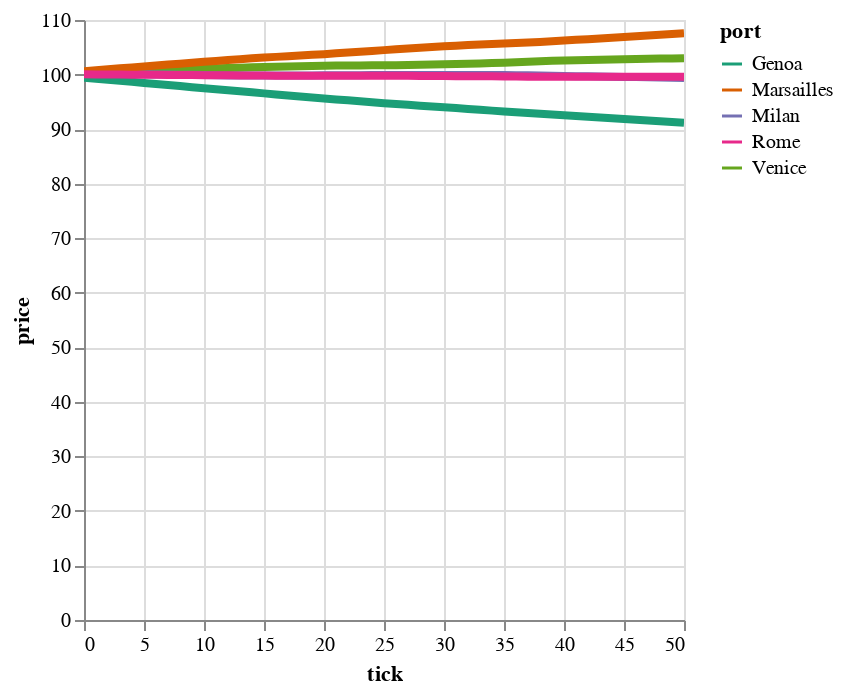

Notebook code for this chart:
### Code cell
def plot_prices_by_port(ports: pl.DataFrame, color='dark2'):
    base = alt.Chart(ports).encode(
        x='tick:Q',
        y='price:Q',
        color=alt.Color('port:O').scale(scheme=color),
    )
    lines = base.transform_loess('tick', 'price', bandwidth=.5, groupby=['port']).mark_line(size=4)
    # return (base.mark_point() + lines).interactive() 
    return lines.interactive()
plot_prices_by_port(markets)

### Figure 1 — Vega-Lite specification as saved in the notebook (floating-point values rounded to 4 significant figures; data arrays with more than 128 entries replaced by an {"elided": "..."} marker saying what was removed)
{"config": {"view": {"continuousWidth": 300, "continuousHeight": 300}}, "data": {"name": "data-83c3818dca6120959b89fd76c27ccbd9"}, "mark": {"type": "line", "size": 4}, "encoding": {"color": {"field": "port", "scale": {"scheme": "dark2"}, "type": "ordinal"}, "x": {"field": "tick", "type": "quantitative"}, "y": {"field": "price", "type": "quantitative"}}, "params": [{"name": "param_3", "select": {"type": "interval", "encodings": ["x", "y"]}, "bind": "scales"}], "transform": [{"loess": "price", "on": "tick", "bandwidth": 0.5, "groupby": ["port"]}], "$schema": "https://vega.github.io/schema/vega-lite/v5.8.0.json", "datasets": {"data-83c3818dca6120959b89fd76c27ccbd9": {"elided": "255 records"}}}
